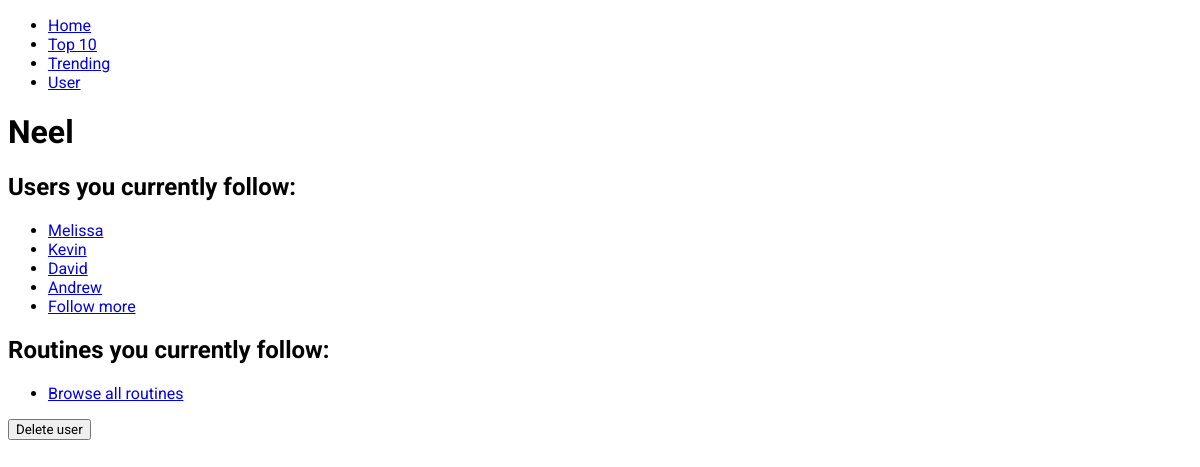
Page /workouts/user/6/ on the earlier database version.
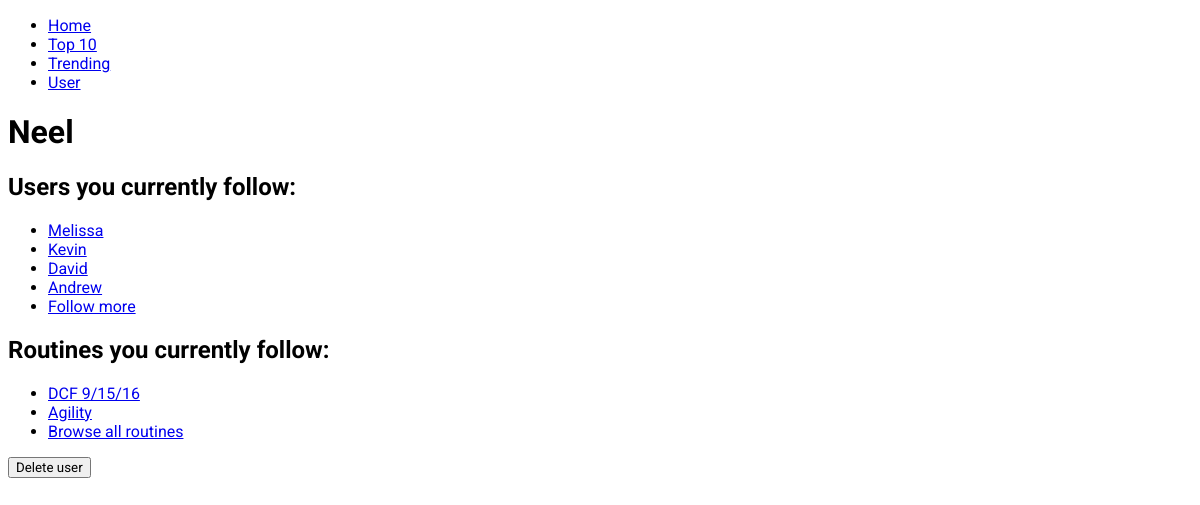
Same page on the later database version.
### workouts/models.py (models this page shows, shortened)
class Follower(models.Model):
  user = models.ForeignKey(User, related_name="user")
  follower = models.ForeignKey(User, related_name="follower")
  create_date = models.DateTimeField('date created')

class User(models.Model):
  username = models.CharField(max_length=50)
  create_date = models.DateTimeField('date created')

class User_Routine(models.Model):
  user = models.ForeignKey(User, on_delete=models.CASCADE)
  routine = models.ForeignKey(Routine, on_delete=models.CASCADE)

class Routine(models.Model):
  routine_text = models.CharField(max_length=200)
  pub_date = models.DateTimeField('date published')
  likes = models.IntegerField(default=0)

### workouts/views.py (the view)
# urls.py: url(r'^user/(?P<user_id>[0-9]+)/$', views.user_detail, name='user_detail'),
def user_detail(request, user_id):
  user = get_object_or_404(User, pk=user_id)
  if request.method == 'POST':
    user.delete()
    return HttpResponseRedirect(reverse('workouts:user'))
  else:
    return render(request, 'workouts/user_detail.html', {
    'user': user,
  })

### workouts/templates/workouts/user_detail.html (shortened to what this page needs)
{% extends "./base.html" %}
{% block content %}
<h1>{{ user.username }}</h1>
<div>
<h2>Users you currently follow:</h2>
<ul>
	{% for following in user.follower.all %}
    <li><a href="{% url 'workouts:user_detail' following.user.id %}">{{ following.user.username }}</a></li>
  {% endfor %}
  <li><a href="{% url "workouts:follow_user" user.id %}">Follow more</a></li>
</ul>
</div>
<div>
<h2>Routines you currently follow:</h2>
<ul>
	{% for routine in user.user_routine_set.all %}
    <li><a href="{% url "workouts:detail" routine.id %}">{{ routine.routine.routine_text }}</a></li>
  {% endfor %}
  <li><a href="{% url "workouts:index" %}">Browse all routines</a></li>
</ul>
</div>
<div>
<form method="post">
  <input type="submit" value="Delete user"/>
</form>
</div>
{% endblock content %}

Differences in the rows shown:
added User_Routine: routine.routine_text "DCF 9/15/16"
added User_Routine: routine.routine_text "Agility"
